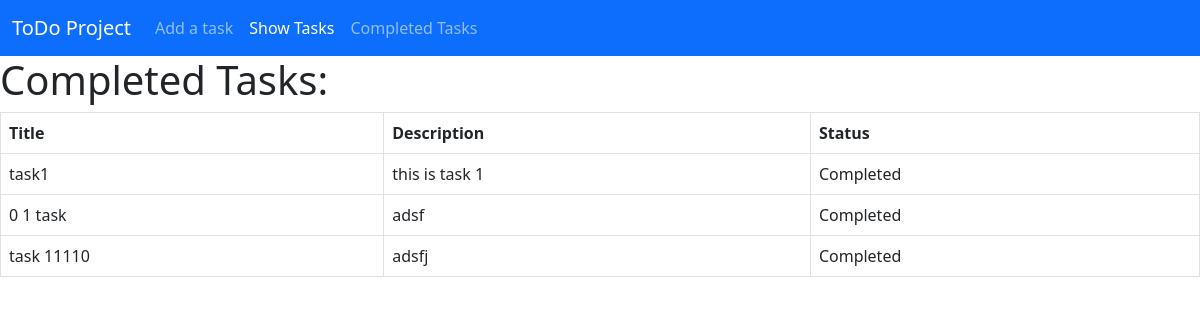
The app's page /completed/ with its own data.
### app/models.py (models this page shows)
class TaskModel(models.Model):
    taskTitle = models.CharField(max_length=50)
    taskDescription = models.TextField()
    is_completed=models.BooleanField(default=False)

### app/views.py (the view)
# urls.py: path('completed/', views.completed_tasks, name='completed'),
def completed_tasks(request):
    data=TaskModel.objects.filter(is_completed=True)
    return render(request, './completed_tasks.html',{'data':data})

### app/templates/completed_tasks.html (shortened to what this page needs)
{% extends 'base.html' %}
{% block content %}
{% if data %}
<h1>Completed Tasks:</h1>
<table class="table table-hover table-bordered align-middle">
  <thead>
    <tr class="align-middle">
        <th scope="col">Title</th>
        <th scope="col">Description</th>
        <th scope="col">Status</th>
    </tr>
      </thead>
      <tbody>
        {% for item in data %}
            <tr>
                <td>{{item.taskTitle}}</td>
                <td>{{item.taskDescription}}</td>
                <td>Completed</td>
            </tr>
        {% endfor %}
      </tbody>
    </table>
    {% else %}
    <h1>No Completed Tasks To Show</h1>
{% endif %}
{% endblock content %}

### records on screen
TaskModel: taskTitle "task1", taskDescription "this is task 1"
TaskModel: taskTitle "0 1 task", taskDescription "adsf"
TaskModel: taskTitle "task 11110", taskDescription "adsfj"
